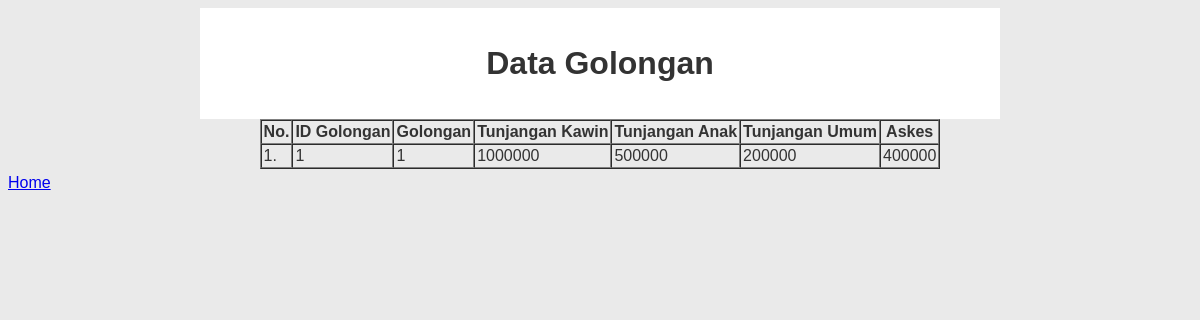
The page /detail_golongan.php?Id_gol=1 on the database its author committed.
### tables this page shows
CREATE TABLE `golongan` (
  `Id_gol` int(11) NOT NULL,
  `Golongan` varchar(5) NOT NULL,
  `T_kawin` double NOT NULL,
  `T_anak` double NOT NULL,
  `T_umum` double NOT NULL,
  `Askes` double NOT NULL,
  `id_jab` int(11) NOT NULL
);

### detail_golongan.php (the view, shortened to what this page needs)
<?php
include("connection.php");
?>
<link rel="stylesheet" href="detailgolongan.css">
<div class="table-responsive">
<table border="1" cellpadding="2" cellspacing="0" align="center">
    <div class="container">
        <div class="header">
            <h1 class="judul">Data Golongan</h1>
            <ul>
    <tr>
        <th>No.</th>
        <th>ID Golongan</th>
        <th>Golongan</th>
        <th>Tunjangan Kawin</th>
        <th>Tunjangan Anak</th>
        <th>Tunjangan Umum</th>
        <th>Askes</th>
    </tr>
<?php
    $no=1;
    $query=("SELECT * FROM golongan WHERE Id_gol='$_GET[Id_gol]'");
    $lihat = mysqli_query($con, $query) or die('Error, query failed. ' . mysqli_error());
    while($r=mysqli_fetch_array($lihat)){
?>
    <tr>
        <td><?php echo"$no.";?></td>
        <td><?php echo"$r[Id_gol]";?></td>
        <td><?php echo"$r[Golongan]";?></td>
        <td><?php echo"$r[T_kawin]";?></td>
        <td><?php echo"$r[T_anak]";?></td>
        <td><?php echo"$r[T_umum]";?></td>
        <td><?php echo"$r[Askes]";?></td>
    </tr>
<?php
$no++;
} ?>
</table>
<a href="index.php">Home</a>
</div>

### detailgolongan.css (style rules this page uses)
.container { width: 800px; margin: auto; background-color: white; }
.header { padding: 20px; text-align: center; }

### rows shown on the page
golongan: Id_gol "1", Golongan "1", T_kawin "1000000", T_anak "500000", T_umum "200000", Askes "400000"
